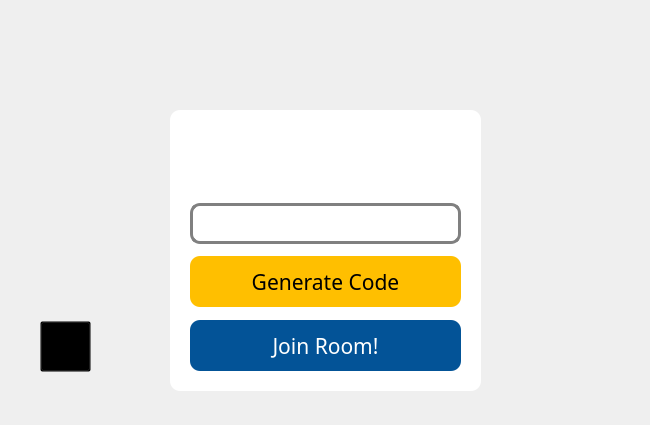
<?xml version="1.0" encoding="UTF-8"?>
<ui version="4.0">
 <class>CreatePrivateRoomClass</class>
 <widget class="QMainWindow" name="CreatePrivateRoomClass">
  <property name="geometry">
   <rect>
    <x>0</x>
    <y>0</y>
    <width>650</width>
    <height>425</height>
   </rect>
  </property>
  <property name="minimumSize">
   <size>
    <width>650</width>
    <height>425</height>
   </size>
  </property>
  <property name="maximumSize">
   <size>
    <width>650</width>
    <height>425</height>
   </size>
  </property>
  <property name="font">
   <font>
    <family>Nunito Medium</family>
   </font>
  </property>
  <property name="windowTitle">
   <string>Gartic - Create Private Room</string>
  </property>
  <property name="windowIcon">
   <iconset resource="../../Frontend.qrc">
    <normaloff>:/Frontend/assets/images/appicon.ico</normaloff>:/Frontend/assets/images/appicon.ico</iconset>
  </property>
  <widget class="QWidget" name="centralWidget">
   <widget class="QGroupBox" name="groupBox_join_game_window">
    <property name="geometry">
     <rect>
      <x>170</x>
      <y>110</y>
      <width>311</width>
      <height>281</height>
     </rect>
    </property>
    <property name="font">
     <font>
      <family>Nunito Medium</family>
      <pointsize>16</pointsize>
      <bold>false</bold>
      <underline>false</underline>
      <strikeout>false</strikeout>
     </font>
    </property>
    <property name="autoFillBackground">
     <bool>false</bool>
    </property>
    <property name="styleSheet">
     <string notr="true">background-color: rgb(255, 255, 255);
border-radius: 10px;</string>
    </property>
    <property name="flat">
     <bool>false</bool>
    </property>
    <property name="checkable">
     <bool>false</bool>
    </property>
    <widget class="QLabel" name="label_privateRoomBadge">
     <property name="geometry">
      <rect>
       <x>40</x>
       <y>20</y>
       <width>231</width>
       <height>51</height>
      </rect>
     </property>
     <property name="text">
      <string/>
     </property>
     <property name="pixmap">
      <pixmap resource="../../Frontend.qrc">:/Frontend/assets/images/private-room-badge.png</pixmap>
     </property>
     <property name="scaledContents">
      <bool>true</bool>
     </property>
    </widget>
    <widget class="QPushButton" name="pushButton_joinRoom">
     <property name="geometry">
      <rect>
       <x>20</x>
       <y>210</y>
       <width>271</width>
       <height>51</height>
      </rect>
     </property>
     <property name="font">
      <font>
       <family>Nunito Medium</family>
       <pointsize>16</pointsize>
      </font>
     </property>
     <property name="cursor">
      <cursorShape>ArrowCursor</cursorShape>
     </property>
     <property name="layoutDirection">
      <enum>Qt::LeftToRight</enum>
     </property>
     <property name="styleSheet">
      <string notr="true">QPushButton {
background-color: rgb(3, 83, 151);
color: rgb(255,255,255);
}

QPushButton:hover, QPushButton:pressed {
   background-color: rgb(2, 63, 112);
}</string>
     </property>
     <property name="text">
      <string>Join Room!</string>
     </property>
     <property name="iconSize">
      <size>
       <width>20</width>
       <height>20</height>
      </size>
     </property>
     <property name="checkable">
      <bool>false</bool>
     </property>
    </widget>
    <widget class="QLineEdit" name="lineEdit_viewCode">
     <property name="geometry">
      <rect>
       <x>20</x>
       <y>93</y>
       <width>271</width>
       <height>41</height>
      </rect>
     </property>
     <property name="font">
      <font>
       <family>Nunito Medium</family>
       <pointsize>14</pointsize>
      </font>
     </property>
     <property name="styleSheet">
      <string notr="true">border: 3px solid gray;
padding-left:5px;</string>
     </property>
     <property name="text">
      <string/>
     </property>
     <property name="readOnly">
      <bool>true</bool>
     </property>
    </widget>
    <widget class="QPushButton" name="pushButton_generateCode">
     <property name="geometry">
      <rect>
       <x>20</x>
       <y>146</y>
       <width>271</width>
       <height>51</height>
      </rect>
     </property>
     <property name="font">
      <font>
       <family>Nunito Medium</family>
       <pointsize>16</pointsize>
      </font>
     </property>
     <property name="cursor">
      <cursorShape>ArrowCursor</cursorShape>
     </property>
     <property name="layoutDirection">
      <enum>Qt::LeftToRight</enum>
     </property>
     <property name="styleSheet">
      <string notr="true">QPushButton{
background-color: rgb(255, 191, 0);
color:rgb(0,0,0);
}

QPushButton:hover, QPushButton:pressed {
   background-color: rgb(225, 165, 0);
}</string>
     </property>
     <property name="text">
      <string>Generate Code</string>
     </property>
     <property name="iconSize">
      <size>
       <width>20</width>
       <height>20</height>
      </size>
     </property>
     <property name="checkable">
      <bool>false</bool>
     </property>
    </widget>
   </widget>
   <widget class="QLabel" name="label_background">
    <property name="enabled">
     <bool>true</bool>
    </property>
    <property name="geometry">
     <rect>
      <x>-10</x>
      <y>0</y>
      <width>711</width>
      <height>501</height>
     </rect>
    </property>
    <property name="font">
     <font>
      <family>Nunito Medium</family>
      <stylestrategy>PreferAntialias</stylestrategy>
     </font>
    </property>
    <property name="text">
     <string/>
    </property>
    <property name="pixmap">
     <pixmap resource="../../Frontend.qrc">:/Frontend/assets/images/background.png</pixmap>
    </property>
    <property name="scaledContents">
     <bool>true</bool>
    </property>
    <property name="wordWrap">
     <bool>false</bool>
    </property>
   </widget>
   <widget class="QLabel" name="label_logo">
    <property name="geometry">
     <rect>
      <x>217</x>
      <y>30</y>
      <width>211</width>
      <height>55</height>
     </rect>
    </property>
    <property name="text">
     <string/>
    </property>
    <property name="pixmap">
     <pixmap resource="../../Frontend.qrc">:/Frontend/assets/images/gartic-logo.png</pixmap>
    </property>
    <property name="scaledContents">
     <bool>true</bool>
    </property>
   </widget>
   <widget class="QPushButton" name="pushButton_goBack">
    <property name="geometry">
     <rect>
      <x>40</x>
      <y>321</y>
      <width>51</width>
      <height>51</height>
     </rect>
    </property>
    <property name="autoFillBackground">
     <bool>false</bool>
    </property>
    <property name="styleSheet">
     <string notr="true">background:transparent;</string>
    </property>
    <property name="text">
     <string/>
    </property>
    <property name="icon">
     <iconset resource="../../Frontend.qrc">
      <normaloff>:/Frontend/assets/images/go-back-icon-yellow.png</normaloff>:/Frontend/assets/images/go-back-icon-yellow.png</iconset>
    </property>
    <property name="iconSize">
     <size>
      <width>51</width>
      <height>51</height>
     </size>
    </property>
   </widget>
   <zorder>label_background</zorder>
   <zorder>groupBox_join_game_window</zorder>
   <zorder>label_logo</zorder>
   <zorder>pushButton_goBack</zorder>
  </widget>
 </widget>
 <layoutdefault spacing="6" margin="11"/>
 <resources>
  <include location="../../Frontend.qrc"/>
  <include location="../../Frontend.qrc"/>
 </resources>
 <connections/>
</ui>
